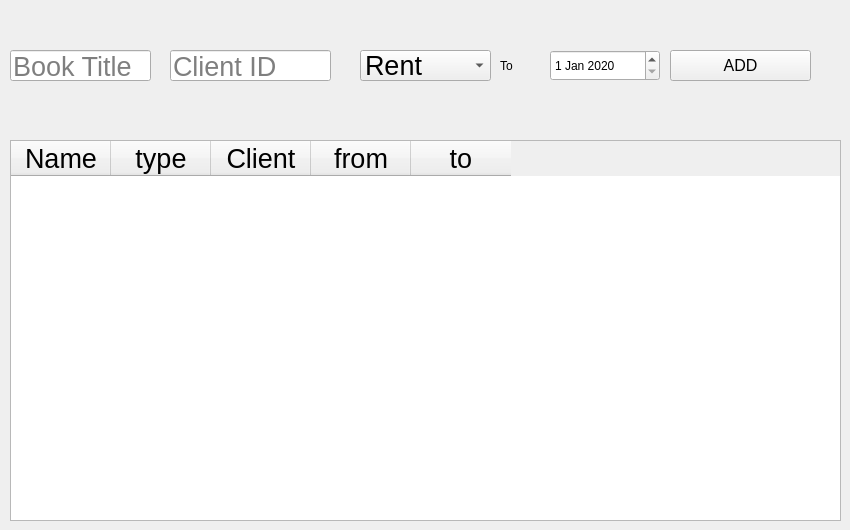
   <widget class="QWidget" name="tab">
    <attribute name="title">
     <string>Tab 1</string>
    </attribute>
    <widget class="QComboBox" name="comboBox">
     <property name="geometry">
      <rect>
       <x>360</x>
       <y>50</y>
       <width>131</width>
       <height>31</height>
      </rect>
     </property>
     <property name="font">
      <font>
       <family>MS Shell Dlg 2</family>
       <pointsize>20</pointsize>
      </font>
     </property>
     <item>
      <property name="text">
       <string>Rent</string>
      </property>
     </item>
     <item>
      <property name="text">
       <string>Retrieve</string>
      </property>
     </item>
    </widget>
    <widget class="QPushButton" name="pushButton_8">
     <property name="geometry">
      <rect>
       <x>670</x>
       <y>50</y>
       <width>141</width>
       <height>31</height>
      </rect>
     </property>
     <property name="font">
      <font>
       <family>Segoe UI</family>
       <pointsize>12</pointsize>
      </font>
     </property>
     <property name="text">
      <string>ADD</string>
     </property>
    </widget>
    <widget class="QTableWidget" name="tableWidget">
     <property name="geometry">
      <rect>
       <x>10</x>
       <y>140</y>
       <width>831</width>
       <height>381</height>
      </rect>
     </property>
     <column>
      <property name="text">
       <string>Name</string>
      </property>
      <property name="font">
       <font>
        <family>Segoe UI</family>
        <pointsize>20</pointsize>
        <weight>50</weight>
        <bold>false</bold>
       </font>
      </property>
      <property name="textAlignment">
       <set>AlignCenter</set>
      </property>
     </column>
     <column>
      <property name="text">
       <string>type</string>
      </property>
      <property name="font">
       <font>
        <pointsize>20</pointsize>
       </font>
      </property>
      <property name="textAlignment">
       <set>AlignCenter</set>
      </property>
     </column>
     <column>
      <property name="text">
       <string>Client</string>
      </property>
      <property name="font">
       <font>
        <pointsize>20</pointsize>
       </font>
      </property>
      <property name="textAlignment">
       <set>AlignCenter</set>
      </property>
     </column>
     <column>
      <property name="text">
       <string>from</string>
      </property>
      <property name="font">
       <font>
        <pointsize>20</pointsize>
       </font>
      </property>
      <property name="textAlignment">
       <set>AlignCenter</set>
      </property>
     </column>
     <column>
      <property name="text">
       <string>to</string>
      </property>
      <property name="font">
       <font>
        <pointsize>20</pointsize>
       </font>
      </property>
      <property name="textAlignment">
       <set>AlignCenter</set>
      </property>
     </column>
    </widget>
    <widget class="QLineEdit" name="lineEdit_12">
     <property name="geometry">
      <rect>
       <x>10</x>
       <y>50</y>
       <width>141</width>
       <height>31</height>
      </rect>
     </property>
     <property name="font">
      <font>
       <family>MS Shell Dlg 2</family>
       <pointsize>20</pointsize>
      </font>
     </property>
     <property name="placeholderText">
      <string>Book Title</string>
     </property>
    </widget>
    <widget class="QLineEdit" name="lineEdit_42">
     <property name="geometry">
      <rect>
       <x>170</x>
       <y>50</y>
       <width>161</width>
       <height>31</height>
      </rect>
     </property>
     <property name="font">
      <font>
       <family>MS Shell Dlg 2</family>
       <pointsize>20</pointsize>
      </font>
     </property>
     <property name="placeholderText">
      <string>Client ID</string>
     </property>
    </widget>
    <widget class="QDateEdit" name="dateEdit_7">
     <property name="geometry">
      <rect>
       <x>550</x>
       <y>50</y>
       <width>110</width>
       <height>31</height>
      </rect>
     </property>
     <property name="calendarPopup">
      <bool>false</bool>
     </property>
     <property name="date">
      <date>
       <year>2020</year>
       <month>1</month>
       <day>1</day>
      </date>
     </property>
    </widget>
    <widget class="QLabel" name="label_49">
     <property name="geometry">
      <rect>
       <x>500</x>
       <y>50</y>
       <width>47</width>
       <height>31</height>
      </rect>
     </property>
     <property name="text">
      <string>To</string>
     </property>
    </widget>
   </widget>
